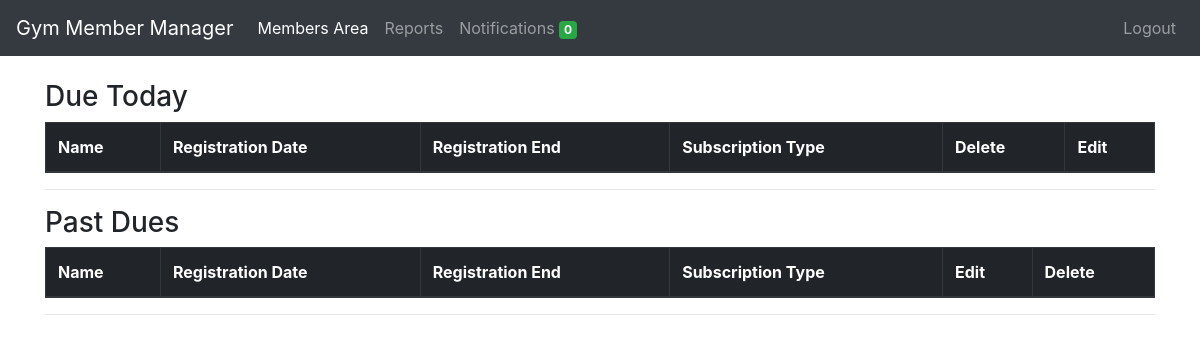
Before: /notifications/ (signed in) with the older database file.
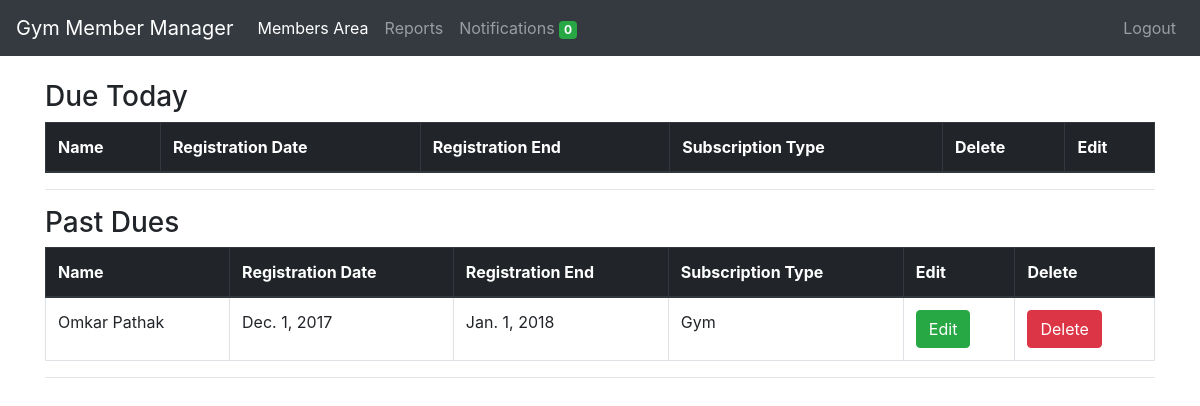
After: the same page with the newer database file.
### members/models.py (models this page shows, shortened)
class Member(models.Model):
	member_id = models.AutoField(primary_key=True)
	first_name = models.CharField(max_length=50)
	last_name = models.CharField(max_length=50)
	mobile_number = models.IntegerField(unique=True)
	email = models.EmailField(null=True, blank=True)
	address = models.CharField(max_length=300, blank=True)
	admitted_on = models.DateField(auto_now_add=True)
	registration_date = models.DateField()
	registration_upto = models.DateField()
	subscription_type  = models.CharField(
									max_length=30,
									choices=SUBSCRIPTION_TYPE_CHOICES,
									default=SUBSCRIPTION_TYPE_CHOICES[0][0])
	subscription_period = models.CharField(
									max_length=30,
									choices=SUBSCRIPTION_PERIOD_CHOICES,
									default=SUBSCRIPTION_PERIOD_CHOICES[0][0])
	amount = models.IntegerField()
	fee_status = models.CharField(
								max_length=30,
								choices=FEE_STATUS,
								default=FEE_STATUS[0][0])
	batch = models.CharField(
							max_length=30,
							choices=BATCH,
							default=BATCH[0][0])
	photo = models.FileField(upload_to='photos/', blank=True)
	notification = models.IntegerField(default=2, blank=True)

### notifications/views.py (the view)
# urls.py: path('notifications/', include('notifications.urls')),
def notifications(request):
    members_before = Member.objects.filter(query)
    members_today = Member.objects.filter(query)
    for member in members_today:
        if member.notification != 0:
            member.notification = 1
            member.fee_status = 'pending'
            member.save()
    for member in members_before:
        if member.notification != 0:
            member.notification = 1
            member.fee_status = 'pending'
            member.save()
    members_before = Member.objects.filter(
                                        registration_upto__lt=datetime.datetime.now(),
                                        notification=1)
    members_today = Member.objects.filter(
                                        registration_upto=datetime.datetime.now(),
                                        notification=1)
    subs_end_today_count = Member.objects.filter(
                                        registration_upto=datetime.datetime.now(),
                                        notification=1).count()
    context = {
        'subs_end_today_count': subs_end_today_count,
        'members_today': members_today,
        'members_before': members_before,
    }
    return render(request, 'notifications.html', context)

### notifications/templates/notifications.html (shortened to what this page needs)
{% extends 'base.html' %}
{% block content %}
    <h3>Due Today</h3>
    <table class="table table-bordered">
        <thead class="thead-dark">
            <tr>
                <th>Name</th>
                <th>Registration Date</th>
                <th>Registration End</th>
                <th>Subscription Type</th>
                <th>Delete</th>
                <th>Edit</th>
            </tr>
        </thead>
    </table>
    <hr>
    <h3>Past Dues</h3>
    <table class="table table-bordered">
        <thead class="thead-dark">
            <tr>
                <th>Name</th>
                <th>Registration Date</th>
                <th>Registration End</th>
                <th>Subscription Type</th>
                <th>Edit</th>
                <th>Delete</th>
            </tr>
        </thead>
        <tbody>
            {% for member in members_before %}
                <tr>
                    <td>{{ member.first_name }} {{ member.last_name }}</td>
                    <td>{{ member.registration_date }}</td>
                    <td>{{ member.registration_upto }}</td>
                    <td>{{ member.get_subscription_type_display }}</td>
                    <td>
                        <a href="/members/update/{{ member.member_id }}/"><button class="btn btn-success">Edit</button>
                        </a>
                    </td>
                    <td>
                        <a href="/notifications/delete/{{ member.member_id }}/"><button class="btn btn-danger">Delete</button>
                        </a>
                    </td>
                </tr>
            {% endfor %}
        </tbody>
    </table>
    <hr>
{% endblock %}

Changed rows visible on the page:
added Member: first_name "Omkar", last_name "Pathak", registration_date "Dec. 1, 2017", registration_upto "Jan. 1, 2018", subscription_type "Gym"
